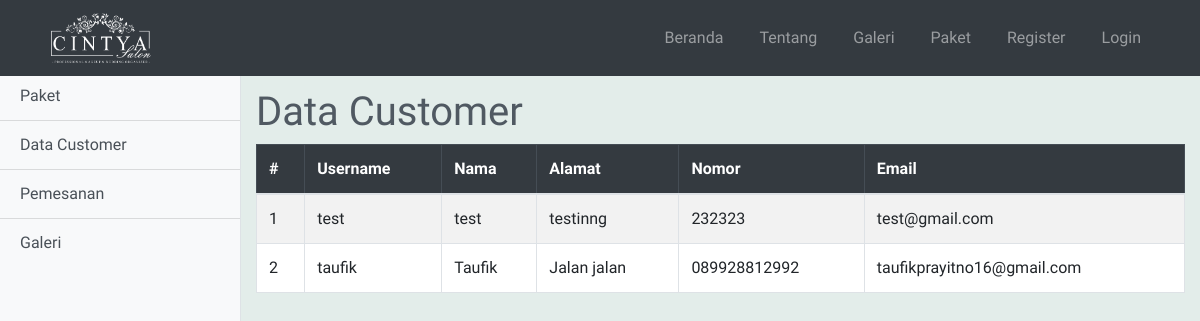
/data-customer.php, run on an earlier commit of the app's database.
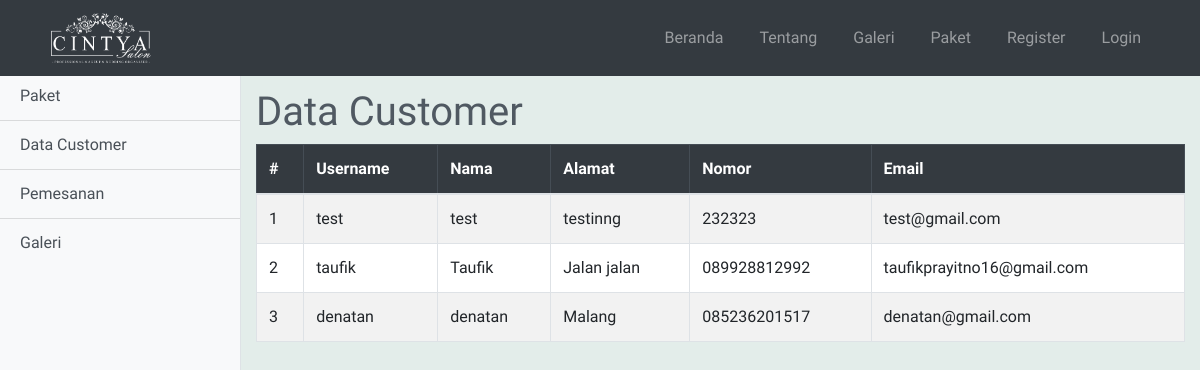
And on a later commit of the database.
### tables this page shows
CREATE TABLE `user` (
  `id_user` int(11) NOT NULL,
  `type` enum('admin','customer') NOT NULL DEFAULT 'customer',
  `username` varchar(45) NOT NULL,
  `password` varchar(45) NOT NULL,
  `nama` varchar(255) DEFAULT NULL,
  `alamat` varchar(255) DEFAULT NULL,
  `no_telp` varchar(45) DEFAULT NULL,
  `email` varchar(45) DEFAULT NULL
);

### data-customer.php (the view, shortened to what this page needs)
<!DOCTYPE html>
<html lang="en">
<head>
    <?php include 'includes/head.php' ?>
    <link href="css/simple-sidebar.css" rel="stylesheet">
</head>
<body>
    <?php include 'includes/navbar.php' ?>
    <div class="d-flex pt-5 mt-4" id="wrapper">
        <?php include 'includes/sidebar.php' ?>
        <div style="background-color:#E3EDEA;" id="page-content-wrapper">
            <div class="container-fluid mt-3">
                <h1 class="">Data Customer</h1>
            </div>
            <div class="container">
                <table class="table table-striped table-bordered" style="background-color: white;">
                    <thead class="table-dark">
                        <tr class="">
                            <th scope="col">#</th>
                            <th scope="col">Username</th>
                            <th scope="col">Nama</th>
                            <th scope="col">Alamat</th>
                            <th scope="col">Nomor</th>
                            <th scope="col">Email</th>
                        </tr>
                    </thead>
                    <tbody>
                        <?php
                        $query = "SELECT * FROM user WHERE type='customer'";
                        $result = mysqli_query($con, $query);
                        if (mysqli_num_rows($result) > 0) {
                            $no = 0;
                            while ($row = mysqli_fetch_assoc($result)) {
                                $no++;
                                ?>
                                <tr class="">
                                    <td><?php echo $no ?></td>
                                    <td> <?php echo $row["username"] ?> </td>
                                    <td> <?php echo $row["nama"] ?> </td>
                                    <td><?php echo $row["alamat"] ?></td>
                                    <td><?php echo $row["no_telp"] ?></td>
                                    <td><?php echo $row["email"] ?></td>
                                </tr>
                            <?php } ?>
                        <?php }
                        ?>
                    </tbody>
                </table>
            </div>
        </div>
    </div>
</body>
</html>

What changed in the data, as far as the page shows it:
added user: username "denatan", nama "denatan", alamat "Malang", no_telp "085236201517", email "denatan@gmail.com"
